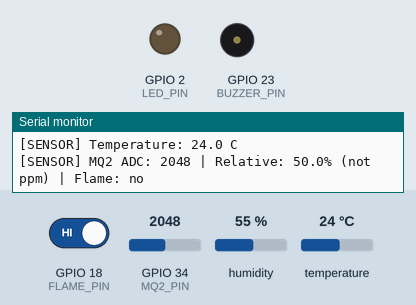
A sketch run on a simulated ESP32. Parts: output pins drawn as LEDs (lit = HIGH), buzzer (waves = sounding, pin HIGH), the last lines printed to the serial monitor. Inputs (shaded band) come from the test bench; at power-on: GPIO 18 (FLAME_PIN) HIGH, GPIO 34 (MQ2_PIN) = 2048, humidity 55 %, temperature 24 °C (analog values on the 0–4095 scale). A WiFi scan finds three made-up networks.

Above: at 3.2 s.
3.3 s: GPIO 18 (FLAME_PIN) driven LOW
At 4.2 s:
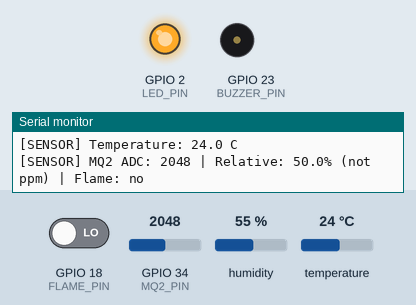
At 5.63 s:
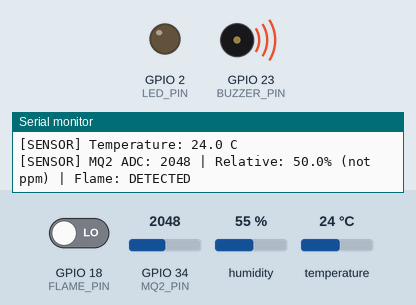
Timing chart, 0 to 13.2 s (numbered marks = the images above; inputs shaded):
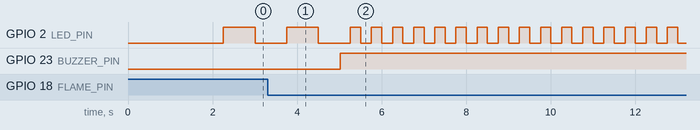

The sketch:

esp32_fire_guard.ino
```cpp
/*
 * Smart Fire Guard - classic ESP32 DevKit / WROOM-32, 38 pins, CP2102.
 * Arduino IDE: ESP32 Dev Module. Serial Monitor: 115200 baud.
 * Wiring and limitations: ../README.md. Private credentials: secrets.h.
 */
#include <WiFi.h>
#include <HTTPClient.h>
#include <ArduinoJson.h>
#include <DHT.h>
#include <math.h>
#include <string.h>
#include "secrets.h"

#if ARDUINOJSON_VERSION_MAJOR >= 7
using RequestDocument = JsonDocument;
using ResponseDocument = JsonDocument;
#else
using RequestDocument = StaticJsonDocument<512>;
using ResponseDocument = StaticJsonDocument<1024>;
#endif

constexpr uint8_t DHT_PIN = 4;
constexpr uint8_t MQ2_PIN = 34;    // ADC1: usable while Wi-Fi is enabled.
constexpr uint8_t FLAME_PIN = 18;
constexpr uint8_t BUZZER_PIN = 23; // Active-high buzzer/driver input.
constexpr uint8_t LED_PIN = 2;     // Active-high LED, with series resistor.
#define DHT_TYPE DHT22           // Change to DHT22 only if that is your sensor.

constexpr uint32_t SAMPLE_INTERVAL_MS = 2500;
constexpr uint32_t WIFI_RETRY_MS = 10000;
// Local fallback uses the backend's DEFAULT danger thresholds (strict >).
// These prototype values are NOT synchronized with dashboard threshold edits.
constexpr float LOCAL_TEMP_DANGER_C = 60.0f;
constexpr float LOCAL_MQ2_DANGER_PERCENT = 60.0f;

DHT dht(DHT_PIN, DHT_TYPE);
bool alarmLatched = false;
bool temperatureFault = true;
bool backendReachable = false;
bool wifiWasConnected = false;
bool wifiConfigured = false;
bool deviceTokenConfigured = false;
uint32_t lastSampleMs = 0;
uint32_t lastWifiRetryMs = 0;

struct Reading {
  float temperature;
  int mq2Raw;
  float mq2Relative;
  bool flame;
  bool temperatureOk;
};

// Explicit declarations avoid Arduino auto-prototypes preceding this struct.
bool localDanger(const Reading& reading);
Reading readSensors();
void sendReading(const Reading& reading);

bool localDanger(const Reading& reading) {
  return reading.flame || reading.mq2Relative > LOCAL_MQ2_DANGER_PERCENT ||
         (reading.temperatureOk && reading.temperature > LOCAL_TEMP_DANGER_C);
}

void updateOutputs() {
  digitalWrite(BUZZER_PIN, alarmLatched ? HIGH : LOW);
  if (alarmLatched) {
    digitalWrite(LED_PIN, (millis() / 250) % 2 ? HIGH : LOW);
  } else if (temperatureFault || !backendReachable || WiFi.status() != WL_CONNECTED) {
    digitalWrite(LED_PIN, (millis() / 750) % 2 ? HIGH : LOW);
  } else {
    digitalWrite(LED_PIN, HIGH);
  }
}

void maintainWifi(uint32_t now) {
  wl_status_t status = WiFi.status();
  bool connected = (status == WL_CONNECTED);

  if (connected && !wifiWasConnected) {
    Serial.println("[WIFI] CONNECTED!");
    Serial.print("[WIFI] ESP32 IP: ");
    Serial.println(WiFi.localIP());
    Serial.print("[WIFI] Signal RSSI: ");
    Serial.println(WiFi.RSSI());
  }

  if (!connected && wifiWasConnected) {
    Serial.println("[WIFI] Connection lost!");
    backendReachable = false;
  }

  wifiWasConnected = connected;

  if (!wifiConfigured || connected) {
    return;
  }

  // Tránh gọi reconnect khi ESP32 đang trong quá trình kết nối.
  // Mỗi 20 giây thử khởi động lại quá trình kết nối.
  if (now - lastWifiRetryMs >= 20000) {
    lastWifiRetryMs = now;

    Serial.printf(
      "[WIFI] Connection timeout. Status: %d\n",
      (int)status
    );

    WiFi.disconnect(false, false);
    delay(200);

    Serial.println("[WIFI] Starting new connection...");
    WiFi.begin(WIFI_SSID, WIFI_PASSWORD);
  }
}

Reading readSensors() {
  Reading reading;
  reading.temperature = dht.readTemperature();
  reading.temperatureOk =
    isfinite(reading.temperature) &&
    reading.temperature >= -40.0f &&
    reading.temperature <= 80.0f;
  reading.mq2Raw = analogRead(MQ2_PIN);
  reading.mq2Relative = reading.mq2Raw * (100.0f / 4095.0f);
  reading.flame = digitalRead(FLAME_PIN) == LOW;
  temperatureFault = !reading.temperatureOk;
  if (reading.temperatureOk) {
    Serial.printf("[SENSOR] Temperature: %.1f C\n", reading.temperature);
  } else {
    Serial.println("[SENSOR] DHT FAULT: sending temperature=null, not a substitute value.");
  }
  Serial.printf("[SENSOR] MQ2 ADC: %d | Relative: %.1f%% (not ppm) | Flame: %s\n",
                reading.mq2Raw, reading.mq2Relative, reading.flame ? "DETECTED" : "no");
  return reading;
}

void sendReading(const Reading& reading) {
  if (WiFi.status() != WL_CONNECTED || !deviceTokenConfigured) {
    backendReachable = false;
    return;
  }
  WiFiClient client;
  HTTPClient http;
  http.setConnectTimeout(1500);
  http.setTimeout(2000);
  if (!http.begin(client, SERVER_URL)) {
    backendReachable = false;
    Serial.println("[HTTP] Cannot open SERVER_URL. Check secrets.h.");
    return;
  }
  http.addHeader("Content-Type", "application/json");
  http.addHeader("Authorization", String("Bearer ") + DEVICE_TOKEN);

  RequestDocument payload;
  if (reading.temperatureOk) {
    payload["temperature"] = reading.temperature;
  } else {
    payload["temperature"] = nullptr;
    payload["health"]["temperature"] = "fault";
  }
  // One MQ2 analog signal supplies both legacy API channels. These are the
  // SAME uncalibrated relative reading, not independent measurements or ppm.
  payload["smoke"] = reading.mq2Relative;
  payload["gas"] = reading.mq2Relative;
  payload["flame"] = reading.flame;
  String body;
  serializeJson(payload, body);
  const int code = http.POST(body);
  backendReachable = false;
  if (code <= 0) {
    Serial.printf("[HTTP] Connection failed: %s. Check server/IP/firewall.\n",
                  http.errorToString(code).c_str());
  } else if (code < 200 || code >= 300) {
    Serial.printf("[HTTP %d] Rejected; alarm output is held.\n", code);
    if (code == 401 || code == 403) {
      Serial.println("[AUTH] Check DEVICE_TOKEN and device enabled status on backend.");
    } else {
      Serial.println(http.getString());
    }
  } else {
    const String response = http.getString();
    ResponseDocument result;
    const DeserializationError error = deserializeJson(result, response);
    if (error || !result["success"].is<bool>() || !result["success"].as<bool>()) {
      Serial.printf("[HTTP %d] Invalid response; alarm output is held.\n", code);
    } else {
      backendReachable = true;
      if (result["alarmActive"].is<bool>()) {
        const bool remoteAlarm = result["alarmActive"].as<bool>();
        if (remoteAlarm || localDanger(reading)) {
          alarmLatched = true;
        } else if (reading.temperatureOk) {
          // Only a successful server response and healthy local sample may
          // clear an alarm. Unknown/null, faults and HTTP failures never do.
          alarmLatched = false;
        }
        Serial.printf("[HTTP %d] Data accepted | Server alarm: %s | Buzzer: %s\n",
                      code, remoteAlarm ? "ON" : "OFF", alarmLatched ? "ON" : "OFF");
      } else {
        Serial.printf("[HTTP %d] Data accepted | State UNKNOWN; alarm is held.\n", code);
      }
    }
  }
  http.end();
}

void setup() {
  Serial.begin(115200);
  pinMode(MQ2_PIN, INPUT);
  pinMode(FLAME_PIN, INPUT_PULLUP); // Module is assumed active-low.
  pinMode(BUZZER_PIN, OUTPUT);
  pinMode(LED_PIN, OUTPUT);
  digitalWrite(BUZZER_PIN, LOW);
  digitalWrite(LED_PIN, LOW);
  analogReadResolution(12);
  dht.begin();

  Serial.println("\n--- SMART FIRE GUARD | ESP32 38-PIN / CP2102 ---");
  Serial.println("[PINS] DHT=4 MQ2_AO=34 FLAME_DO=18 BUZZER=23 LED=2");
  Serial.print("[SERVER] ");
  Serial.println(SERVER_URL);
  Serial.println("[MQ2] Smoke/gas share one relative ADC reading; not calibrated ppm.");
  deviceTokenConfigured = strlen(DEVICE_TOKEN) == 43;
  if (!deviceTokenConfigured) {
    Serial.println("[CONFIG] Set a real DEVICE_TOKEN in secrets.h. Local sensing stays active.");
  }
  wifiConfigured = strlen(WIFI_SSID) > 0 && strcmp(WIFI_SSID, "YOUR_WIFI_SSID") != 0 &&
                   strcmp(WIFI_PASSWORD, "YOUR_WIFI_PASSWORD") != 0;
  WiFi.mode(WIFI_STA);
  WiFi.setSleep(false);
  WiFi.setAutoReconnect(true);
  Serial.print("[WIFI] SSID: ");
Serial.println(WIFI_SSID);

Serial.print("[WIFI] MAC: ");
Serial.println(WiFi.macAddress());

Serial.println("[WIFI] Scanning networks...");

int networks = WiFi.scanNetworks();

for (int i = 0; i < networks; i++) {
  Serial.printf(
    "[SCAN] %s | RSSI: %d | Channel: %d\n",
    WiFi.SSID(i).c_str(),
    WiFi.RSSI(i),
    WiFi.channel(i)
  );
}

WiFi.scanDelete();
  if (wifiConfigured) {
    WiFi.begin(WIFI_SSID, WIFI_PASSWORD);
    Serial.println("[WIFI] Connecting without blocking local sensing...");
  } else {
    Serial.println("[CONFIG] Set Wi-Fi credentials in secrets.h.");
  }
  lastWifiRetryMs = millis();
}

void loop() {
  const uint32_t now = millis();
  maintainWifi(now);
  if (now - lastSampleMs >= SAMPLE_INTERVAL_MS) {
    lastSampleMs = now;
    const Reading reading = readSensors();
    if (localDanger(reading)) alarmLatched = true;
    updateOutputs(); // Apply local danger BEFORE any network operation.
    sendReading(reading);
  }
  updateOutputs();
  delay(10);
}
```

Measured:
- after the input at 3.3 s, GPIO 23 (BUZZER_PIN): LOW → HIGH after 1.7 s
